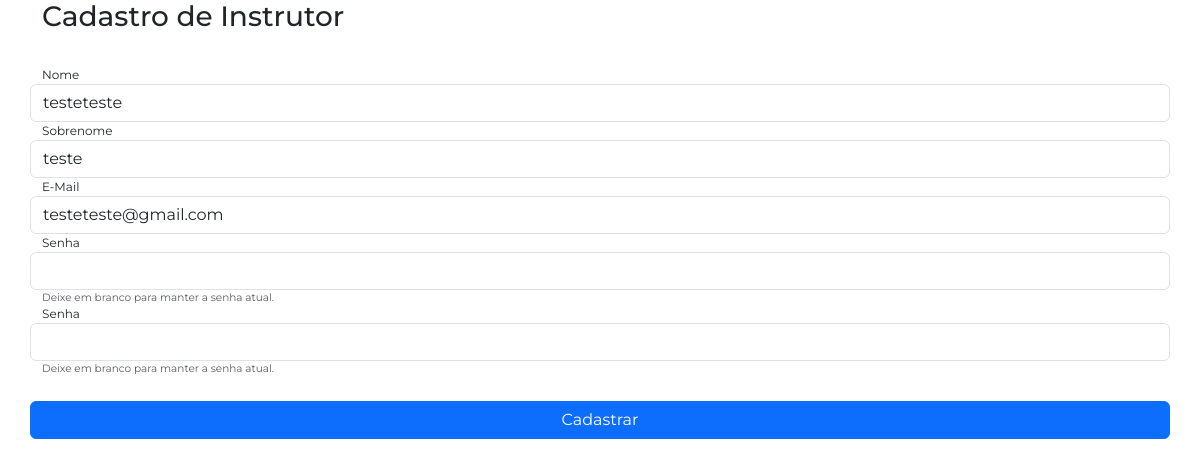
Page /instrutores/editar/2 (signed in) on the committed database.
### app/models.py (models this page shows, shortened)
class User(db.Model, UserMixin):
    __tablename__ = 'instrutores'
    id = db.Column(db.Integer, primary_key=True)
    nome = db.Column(db.String(100), nullable=True)
    sobrenome = db.Column(db.String(100), nullable=True)
    email = db.Column(db.String(120), unique=True, nullable=True)
    senha = db.Column(db.String(100), nullable=True)

### app/blueprints/instrutores/routes.py (the view, shortened to what this page needs)
@instrutores_blueprint.route('/editar/<int:instrutor_id>', methods=['GET','POST'])
@login_required
def editarInstrutor(instrutor_id):
    instrutor = User.query.get_or_404(instrutor_id)
    form = UserForm(obj=instrutor)
    form.senha.validators = [Optional()]  # remove a obrigatoriedade da senha na edição
    return render_template('cadastro-instrutor.html', form=form)

### app/blueprints/instrutores/form.py (shortened to what this page needs)
class UserForm(FlaskForm):
    nome = StringField('Nome', validators=[DataRequired()])
    sobrenome = StringField('Sobrenome', validators=[DataRequired()])
    email = StringField('E-Mail', validators=[DataRequired(), Email()])
    senha = PasswordField('Senha')
    confirmacao_senha = PasswordField('Senha', validators=[EqualTo('senha')])
    BtnSubmit = SubmitField('Cadastrar')

### app/models.py (called while the page is built)
@login_manager.user_loader
def load_user(user_id):
    return User.query.get(user_id)

### app/blueprints/instrutores/templates/cadastro-instrutor.html (shortened to what this page needs)
{% extends 'base.html' %}
{% block content %}
<div class="container">
    <div class="row">
        <h3>Cadastro de Instrutor</h3>
    </div>
    <form action="" method="post" class="row mt-4">
        {{ form.nome.label() }}
        {{ form.nome(class="form-control") }}
        {{ form.sobrenome.label() }}
        {{ form.sobrenome(class="form-control") }}
        {{ form.email.label() }}
        {{ form.email(class="form-control") }}
        {{ form.senha.label() }}
        {{ form.senha(class="form-control", required=False) }}
        <small class="text-muted">Deixe em branco para manter a senha atual.</small>
        {{ form.confirmacao_senha.label() }}
        {{ form.confirmacao_senha(class="form-control", required=False) }}
        <small class="text-muted">Deixe em branco para manter a senha atual.</small>
        {{ form.BtnSubmit(class="btn btn-primary col-12 mt-4") }}
    </form>
</div>
{% endblock %}

### app/static/css/style.css (style rules this page uses)
:root { --cor-de-fundo: #FFFFFF; --cor-principal: #002f52; --cor-titulo: #ebecee; --azul: #0088FF; --amarelo: #FFCC00; --vermelho: #FF2227; --verde: #34C759; --roxo: #CB30E0; --fonte-principal: "Montserrat", sans-serif; --fonte-secundaria: "Josefin Sans"; }
body { margin: 0 !important; padding: 0 !important; background-color: var(--cor-de-fundo); font-family: var(--fonte-principal); font-size: 12px; font-weight: 400; }

### rows in the picture
User: nome "testeteste", sobrenome "teste", email "testeteste@gmail.com"
